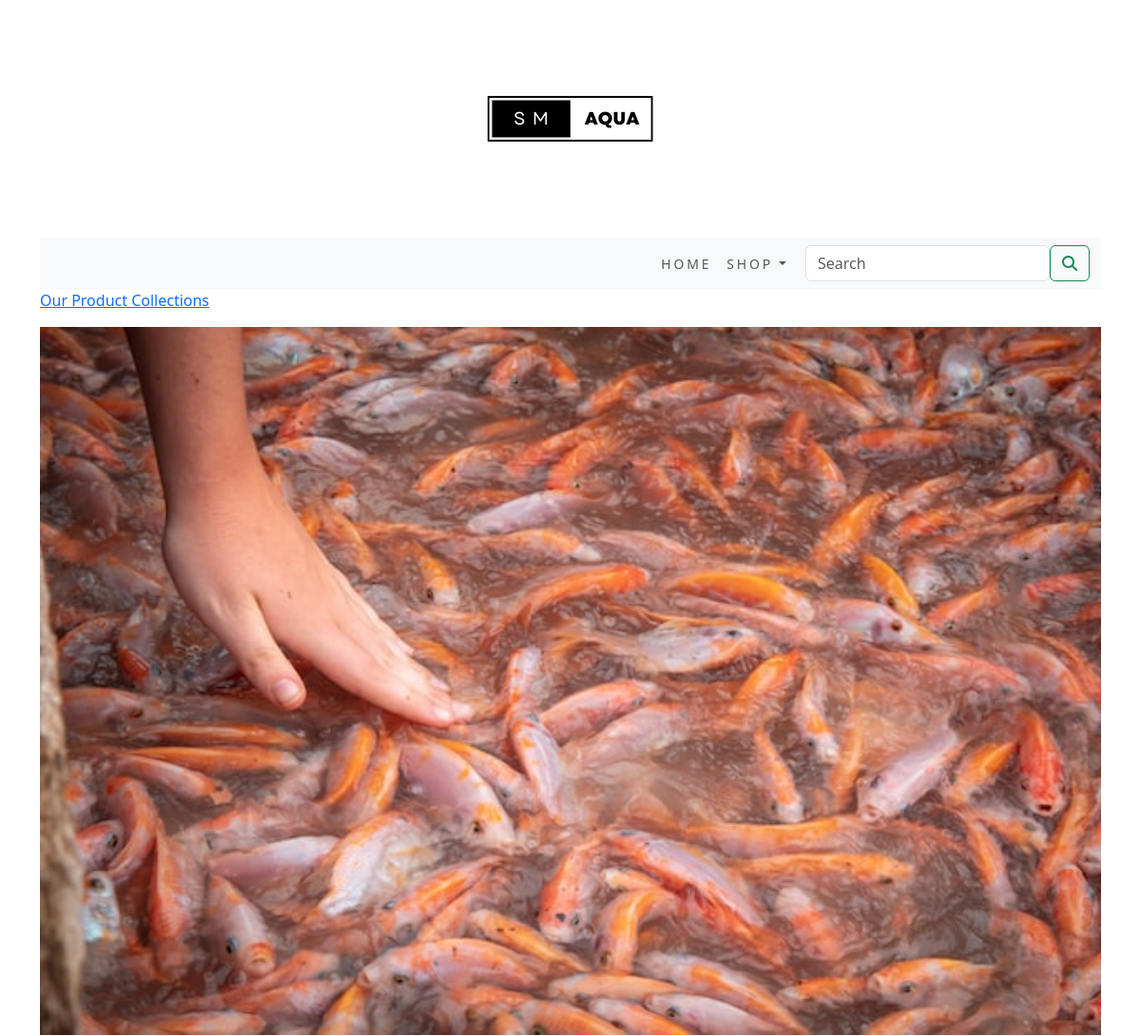
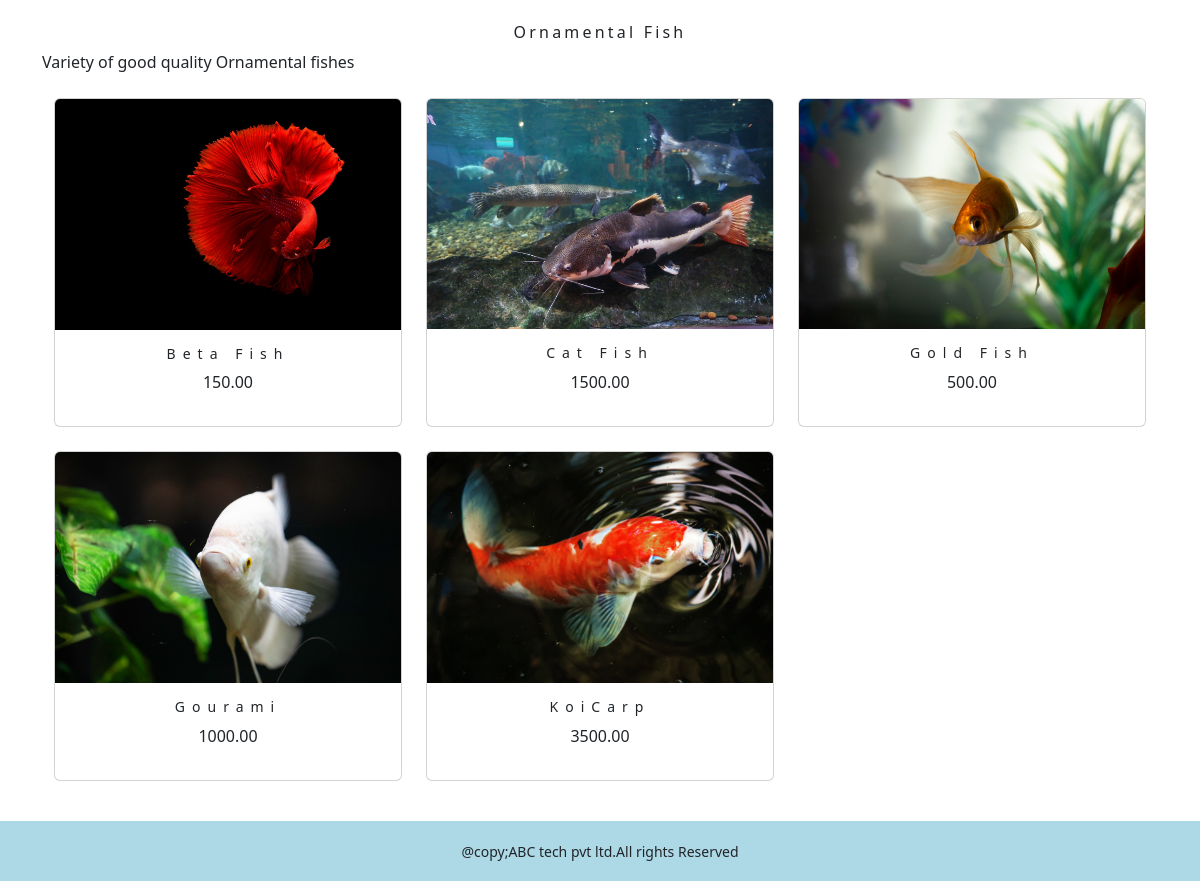
/shopapp/ornamental-fish/, run on the app's committed database (2 pictures, top to bottom).
### shopapp/models.py (models this page shows, shortened)
class Category(models.Model):
    name = models.CharField(max_length=250, unique=True)
    slug = models.SlugField(max_length=250, unique=True)
    description = models.TextField(blank=True)
    image = models.ImageField(upload_to='category', blank=True)
    class Meta:
        ordering = ('name',)
        verbose_name = 'category'
        verbose_name_plural = 'categories'
    def get_url(self):
        return reverse('shopapp:products_by_category',args=[self.slug])

class Product(models.Model):
    name = models.CharField(max_length=250, unique=True)
    slug = models.SlugField(max_length=250, unique=True)
    description = models.TextField(blank=True)
    price = models.DecimalField(max_digits=10, decimal_places=2)
    category = models.ForeignKey(Category, on_delete=models.CASCADE)
    image = models.ImageField(upload_to='product', blank=True)
    stock = models.IntegerField()
    available = models.BooleanField(default=True)
    created = models.DateTimeField(auto_now_add=True)
    updated = models.DateTimeField(auto_now=True)
    def get_url(self):
        return reverse('shopapp:prodCatdetail',args=[self.category.slug,self.slug])
    class Meta:
        ordering = ('name',)
        verbose_name = 'product'
        verbose_name_plural = 'products'

### shopapp/views.py (the view)
# urls.py: path('', views.allProdCat, name='allProdCat'),
def allProdCat(request, c_slug=None):
    c_page = None
    products_list = None
    if c_slug != None:
        c_page = get_object_or_404(Category, slug=c_slug)
        products_list = Product.objects.all().filter(category=c_page, available=True)
    else:
        products_list = Product.objects.all().filter(available=True)
    paginator=Paginator(products_list,6)
    try:
        page=int(request.GET.get('page','1'))
    except:
        page=1
    try:
        products=paginator.page(page)
    except(EmptyPage,InvalidPage):
        products=paginator.page(paginator.num_pages)
    return render(request, "category.html", {'category': c_page, 'products': products})

### cart/context_processors.py (called while the page is built)
def counter(request):
    item_count = 0
    if 'admin' in request.path:
        return {}
    else:
        try:
            cart = Cart.objects.filter(cart_id=_cart_id(request))
            cart_items = CartItem.objects.all().filter(cart=cart[:1])
            for cart_item in cart_items:
                item_count += cart_item.quantity
        except Cart.DoesNotExist:
            item_count = 0
    return dict(item_count=item_count)

### cart/views.py (called while the page is built)
def _cart_id(request):
    cart = request.session.session_key
    if not cart:
        cart = request.session.create()
    return cart

### shopapp/context_processors.py (called while the page is built)
def menu_links(request):
    links=Category.objects.all()
    return dict(links=links)

### templates/category.html (shortened to what this page needs)
{% extends 'base.html' %}
{% load static %}
{% block content %}
{% if category %}
   <div>
      <div class="row my_row_class" >
         <div class="mx-auto">
         <p><a href="{% url 'shopapp:allProdCat' %}">Our Product Collections </a></p>
      </div>
         </div>
   </div>
   {% endif %}
<div class="mx_auto">
   {% if category %}
      <img class="my_image" src="{{category.image.url}}" alt="{{category.name}}" width="500px;" height="200px;">
</div>
   <br>
<div>
      <h1 class="text-center my_title">{{category.name}}</h1>
      <p class="text_justify">{{category.description}}</p>
</div>
   {% endif %}
<div class="container">
   <div class="row mx_auto">
      {% for product in products.object_list %}
      <div class="my_bottom_margi col-9 col-sm-5 col-md-4 col-md-25 col-lg-4">
         <div class="navbar  box-shadow mb-2" >
         <div class="card-deck mt-50">
            <div class="card text-center" style="min-width:18rem;" >
               <a href="{{product.get_url}}"><img class="card-img-top my_image" src="{{product.image.url}}" alt="{{product.name}}" width="500px;" height="200px;"></a>
               <div class="card-body">
                  <h4>{{product.name}}</h4>
                  <p>{{product.price}}</p>
               </div>
            </div>
         </div>
         </div>
      </div>
      {% endfor %}
   </div>
   <br>
</div>
{% endblock %}

### static/css/custom.css (style rules this page uses)
body { background-color:aqua; font-family: 'Roboto', sans-serif; }
.my_image { width:100%; height:auto; }
.my_title { font-size:16px; text_transform:uppercase; letter-spacing: .2em; }
.card-body h4 { font-size: 14px; text_transform:uppercase; letter-spacing:.5em; }

### data on the page
Category: image (picture), name "Ornamental Fish", description "Variety of good quality Ornamental fishes"
Product: image (picture), name "Beta Fish", price "150.00"
Product: image (picture), name "Cat Fish", price "1500.00"
Product: image (picture), name "Gold Fish", price "500.00"
Product: image (picture), name "Gourami", price "1000.00"
Product: image (picture), name "KoiCarp", price "3500.00"
